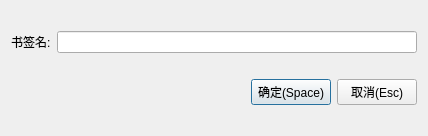
<?xml version="1.0" encoding="UTF-8"?>
<ui version="4.0">
 <class>web_inputBookmarkNameDialog</class>
 <widget class="QDialog" name="web_inputBookmarkNameDialog">
  <property name="geometry">
   <rect>
    <x>0</x>
    <y>0</y>
    <width>428</width>
    <height>136</height>
   </rect>
  </property>
  <property name="windowTitle">
   <string>添加书签</string>
  </property>
  <layout class="QVBoxLayout" name="verticalLayout">
   <item>
    <layout class="QHBoxLayout" name="horizontalLayout_22">
     <item>
      <widget class="BodyLabel" name="BodyLabel">
       <property name="text">
        <string>书签名:</string>
       </property>
      </widget>
     </item>
     <item>
      <widget class="LineEdit" name="bookmarkNameLE">
       <property name="maxLength">
        <number>40</number>
       </property>
      </widget>
     </item>
    </layout>
   </item>
   <item>
    <layout class="QHBoxLayout" name="horizontalLayout_23">
     <item>
      <spacer name="horizontalSpacer">
       <property name="orientation">
        <enum>Qt::Horizontal</enum>
       </property>
       <property name="sizeHint" stdset="0">
        <size>
         <width>40</width>
         <height>20</height>
        </size>
       </property>
      </spacer>
     </item>
     <item>
      <widget class="PrimaryPushButton" name="okPb">
       <property name="text">
        <string>确定(Space)</string>
       </property>
       <property name="shortcut">
        <string>Space</string>
       </property>
      </widget>
     </item>
     <item>
      <widget class="PrimaryPushButton" name="cancelPb">
       <property name="text">
        <string>取消(Esc)</string>
       </property>
       <property name="shortcut">
        <string>Esc</string>
       </property>
      </widget>
     </item>
    </layout>
   </item>
  </layout>
 </widget>
 <customwidgets>
  <customwidget>
   <class>PushButton</class>
   <extends>QPushButton</extends>
   <header>qfluentwidgets</header>
  </customwidget>
  <customwidget>
   <class>PrimaryPushButton</class>
   <extends>PushButton</extends>
   <header>qfluentwidgets</header>
  </customwidget>
  <customwidget>
   <class>BodyLabel</class>
   <extends>QLabel</extends>
   <header>qfluentwidgets</header>
  </customwidget>
  <customwidget>
   <class>LineEdit</class>
   <extends>QLineEdit</extends>
   <header>qfluentwidgets</header>
  </customwidget>
 </customwidgets>
 <resources/>
 <connections/>
 <buttongroups>
  <buttongroup name="buttonGroup"/>
 </buttongroups>
</ui>
